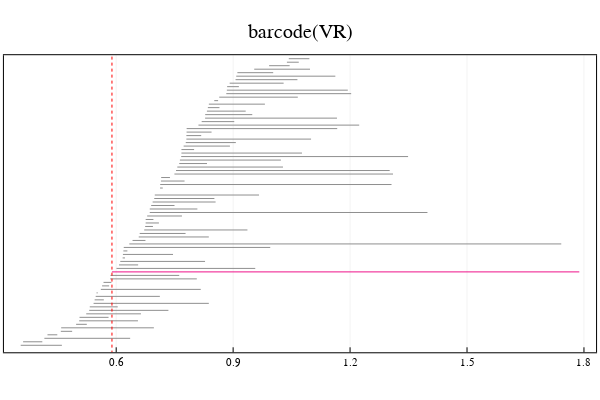

The notebook cell saved with this chart:
### Code cell
p = return_extension_results_at_parameter(extension_to_VR_Q)

### Figure 1 — Plotly figure (JSON) as saved in the notebook; plotly's stock layout.template omitted (floating-point values rounded to 4 significant figures)
{"data": [{"colorbar": {"title": ""}, "hoverinfo": "text", "legendgroup": "y1", "line": {"color": "rgba(143, 143, 143, 1.000)", "dash": "solid", "shape": "linear", "width": 1}, "mode": "lines", "name": "y1", "showlegend": true, "text": ["class 15", "class 15"], "type": "scatter", "x": [0.355, 0.4607], "xaxis": "x1", "y": [1, 1], "yaxis": "y1", "zmax": null, "zmin": null}, {"colorbar": {"title": ""}, "hoverinfo": "text", "legendgroup": "y2", "line": {"color": "rgba(143, 143, 143, 1.000)", "dash": "solid", "shape": "linear", "width": 1}, "mode": "lines", "name": "y2", "showlegend": true, "text": ["class 16", "class 16"], "type": "scatter", "x": [0.3611, 0.4105], "xaxis": "x1", "y": [2, 2], "yaxis": "y1", "zmax": null, "zmin": null}, {"colorbar": {"title": ""}, "hoverinfo": "text", "legendgroup": "y3", "line": {"color": "rgba(143, 143, 143, 1.000)", "dash": "solid", "shape": "linear", "width": 1}, "mode": "lines", "name": "y3", "showlegend": true, "text": ["class 60", "class 60"], "type": "scatter", "x": [0.4157, 0.6358], "xaxis": "x1", "y": [3, 3], "yaxis": "y1", "zmax": null, "zmin": null}, {"colorbar": {"title": ""}, "hoverinfo": "text", "legendgroup": "y4", "line": {"color": "rgba(143, 143, 143, 1.000)", "dash": "solid", "shape": "linear", "width": 1}, "mode": "lines", "name": "y4", "showlegend": true, "text": ["class 1", "class 1"], "type": "scatter", "x": [0.4237, 0.4489], "xaxis": "x1", "y": [4, 4], "yaxis": "y1", "zmax": null, "zmin": null}, {"colorbar": {"title": ""}, "hoverinfo": "text", "legendgroup": "y5", "line": {"color": "rgba(143, 143, 143, 1.000)", "dash": "solid", "shape": "linear", "width": 1}, "mode": "lines", "name": "y5", "showlegend": true, "text": ["class 17", "class 17"], "type": "scatter", "x": [0.4579, 0.487], "xaxis": "x1", "y": [5, 5], "yaxis": "y1", "zmax": null, "zmin": null}, {"colorbar": {"title": ""}, "hoverinfo": "text", "legendgroup": "y6", "line": {"color": "rgba(143, 143, 143, 1.000)", "dash": "solid", "shape": "linear", "width": 1}, "mode": "lines", "name": "y6", "showlegend": true, "text": ["class 61", "class 61"], "type": "scatter", "x": [0.4588, 0.6967], "xaxis": "x1", "y": [6, 6], "yaxis": "y1", "zmax": null, "zmin": null}, {"colorbar": {"title": ""}, "hoverinfo": "text", "legendgroup": "y7", "line": {"color": "rgba(143, 143, 143, 1.000)", "dash": "solid", "shape": "linear", "width": 1}, "mode": "lines", "name": "y7", "showlegend": true, "text": ["class 18", "class 18"], "type": "scatter", "x": [0.4972, 0.5246], "xaxis": "x1", "y": [7, 7], "yaxis": "y1", "zmax": null, "zmin": null}, {"colorbar": {"title": ""}, "hoverinfo": "text", "legendgroup": "y8", "line": {"color": "rgba(143, 143, 143, 1.000)", "dash": "solid", "shape": "linear", "width": 1}, "mode": "lines", "name": "y8", "showlegend": true, "text": ["class 19", "class 19"], "type": "scatter", "x": [0.505, 0.6558], "xaxis": "x1", "y": [8, 8], "yaxis": "y1", "zmax": null, "zmin": null}, {"colorbar": {"title": ""}, "hoverinfo": "text", "legendgroup": "y9", "line": {"color": "rgba(143, 143, 143, 1.000)", "dash": "solid", "shape": "linear", "width": 1}, "mode": "lines", "name": "y9", "showlegend": true, "text": ["class 20", "class 20"], "type": "scatter", "x": [0.5059, 0.5804], "xaxis": "x1", "y": [9, 9], "yaxis": "y1", "zmax": null, "zmin": null}, {"colorbar": {"title": ""}, "hoverinfo": "text", "legendgroup": "y10", "line": {"color": "rgba(143, 143, 143, 1.000)", "dash": "solid", "shape": "linear", "width": 1}, "mode": "lines", "name": "y10", "showlegend": true, "text": ["class 21", "class 21"], "type": "scatter", "x": [0.5231, 0.6634], "xaxis": "x1", "y": [10, 10], "yaxis": "y1", "zmax": null, "zmin": null}, {"colorbar": {"title": ""}, "hoverinfo": "text", "legendgroup": "y11", "line": {"color": "rgba(143, 143, 143, 1.000)", "dash": "solid", "shape": "linear", "width": 1}, "mode": "lines", "name": "y11", "showlegend": true, "text": ["class 22", "class 22"], "type": "scatter", "x": [0.5308, 0.734], "xaxis": "x1", "y": [11, 11], "yaxis": "y1", "zmax": null, "zmin": null}, {"colorbar": {"title": ""}, "hoverinfo": "text", "legendgroup": "y12", "line": {"color": "rgba(143, 143, 143, 1.000)", "dash": "solid", "shape": "linear", "width": 1}, "mode": "lines", "name": "y12", "showlegend": true, "text": ["class 23", "class 23"], "type": "scatter", "x": [0.5322, 0.604], "xaxis": "x1", "y": [12, 12], "yaxis": "y1", "zmax": null, "zmin": null}, {"colorbar": {"title": ""}, "hoverinfo": "text", "legendgroup": "y13", "line": {"color": "rgba(143, 143, 143, 1.000)", "dash": "solid", "shape": "linear", "width": 1}, "mode": "lines", "name": "y13", "showlegend": true, "text": ["class 62", "class 62"], "type": "scatter", "x": [0.542, 0.8376], "xaxis": "x1", "y": [13, 13], "yaxis": "y1", "zmax": null, "zmin": null}, {"colorbar": {"title": ""}, "hoverinfo": "text", "legendgroup": "y14", "line": {"color": "rgba(143, 143, 143, 1.000)", "dash": "solid", "shape": "linear", "width": 1}, "mode": "lines", "name": "y14", "showlegend": true, "text": ["class 24", "class 24"], "type": "scatter", "x": [0.5447, 0.5683], "xaxis": "x1", "y": [14, 14], "yaxis": "y1", "zmax": null, "zmin": null}, {"colorbar": {"title": ""}, "hoverinfo": "text", "legendgroup": "y15", "line": {"color": "rgba(143, 143, 143, 1.000)", "dash": "solid", "shape": "linear", "width": 1}, "mode": "lines", "name": "y15", "showlegend": true, "text": ["class 25", "class 25"], "type": "scatter", "x": [0.5474, 0.712], "xaxis": "x1", "y": [15, 15], "yaxis": "y1", "zmax": null, "zmin": null}, {"colorbar": {"title": ""}, "hoverinfo": "text", "legendgroup": "y16", "line": {"color": "rgba(143, 143, 143, 1.000)", "dash": "solid", "shape": "linear", "width": 1}, "mode": "lines", "name": "y16", "showlegend": true, "text": ["class 2", "class 2"], "type": "scatter", "x": [0.5496, 0.5526], "xaxis": "x1", "y": [16, 16], "yaxis": "y1", "zmax": null, "zmin": null}, {"colorbar": {"title": ""}, "hoverinfo": "text", "legendgroup": "y17", "line": {"color": "rgba(143, 143, 143, 1.000)", "dash": "solid", "shape": "linear", "width": 1}, "mode": "lines", "name": "y17", "showlegend": true, "text": ["class 26", "class 26"], "type": "scatter", "x": [0.5606, 0.8169], "xaxis": "x1", "y": [17, 17], "yaxis": "y1", "zmax": null, "zmin": null}, {"colorbar": {"title": ""}, "hoverinfo": "text", "legendgroup": "y18", "line": {"color": "rgba(143, 143, 143, 1.000)", "dash": "solid", "shape": "linear", "width": 1}, "mode": "lines", "name": "y18", "showlegend": true, "text": ["class 3", "class 3"], "type": "scatter", "x": [0.5639, 0.5819], "xaxis": "x1", "y": [18, 18], "yaxis": "y1", "zmax": null, "zmin": null}, {"colorbar": {"title": ""}, "hoverinfo": "text", "legendgroup": "y19", "line": {"color": "rgba(143, 143, 143, 1.000)", "dash": "solid", "shape": "linear", "width": 1}, "mode": "lines", "name": "y19", "showlegend": true, "text": ["class 27", "class 27"], "type": "scatter", "x": [0.5675, 0.5877], "xaxis": "x1", "y": [19, 19], "yaxis": "y1", "zmax": null, "zmin": null}, {"colorbar": {"title": ""}, "hoverinfo": "text", "legendgroup": "y20", "line": {"color": "rgba(143, 143, 143, 1.000)", "dash": "solid", "shape": "linear", "width": 1}, "mode": "lines", "name": "y20", "showlegend": true, "text": ["class 28", "class 28"], "type": "scatter", "x": [0.5845, 0.8068], "xaxis": "x1", "y": [20, 20], "yaxis": "y1", "zmax": null, "zmin": null}, {"colorbar": {"title": ""}, "hoverinfo": "text", "legendgroup": "y21", "line": {"color": "rgba(143, 143, 143, 1.000)", "dash": "solid", "shape": "linear", "width": 1}, "mode": "lines", "name": "y21", "showlegend": true, "text": ["class 29", "class 29"], "type": "scatter", "x": [0.5854, 0.7617], "xaxis": "x1", "y": [21, 21], "yaxis": "y1", "zmax": null, "zmin": null}, {"colorbar": {"title": ""}, "hoverinfo": "text", "legendgroup": "y22", "line": {"color": "rgba(143, 143, 143, 1.000)", "dash": "solid", "shape": "linear", "width": 1}, "mode": "lines", "name": "y22", "showlegend": true, "text": ["class 81", "class 81"], "type": "scatter", "x": [0.5891, 0.5891], "xaxis": "x1", "y": [22, 22], "yaxis": "y1", "zmax": null, "zmin": null}, {"colorbar": {"title": ""}, "hoverinfo": "text", "legendgroup": "y23", "line": {"color": "rgba(238, 18, 137, 1.000)", "dash": "solid", "shape": "linear", "width": 1}, "mode": "lines", "name": "y23", "showlegend": true, "text": ["class 81", "class 81"], "type": "scatter", "x": [0.5891, 1.788], "xaxis": "x1", "y": [22, 22], "yaxis": "y1", "zmax": null, "zmin": null}, {"colorbar": {"title": ""}, "hoverinfo": "text", "legendgroup": "y24", "line": {"color": "rgba(143, 143, 143, 1.000)", "dash": "solid", "shape": "linear", "width": 1}, "mode": "lines", "name": "y24", "showlegend": true, "text": ["class 63", "class 63"], "type": "scatter", "x": [0.6008, 0.9567], "xaxis": "x1", "y": [23, 23], "yaxis": "y1", "zmax": null, "zmin": null}, {"colorbar": {"title": ""}, "hoverinfo": "text", "legendgroup": "y25", "line": {"color": "rgba(143, 143, 143, 1.000)", "dash": "solid", "shape": "linear", "width": 1}, "mode": "lines", "name": "y25", "showlegend": true, "text": ["class 4", "class 4"], "type": "scatter", "x": [0.6072, 0.6563], "xaxis": "x1", "y": [24, 24], "yaxis": "y1", "zmax": null, "zmin": null}, {"colorbar": {"title": ""}, "hoverinfo": "text", "legendgroup": "y26", "line": {"color": "rgba(143, 143, 143, 1.000)", "dash": "solid", "shape": "linear", "width": 1}, "mode": "lines", "name": "y26", "showlegend": true, "text": ["class 30", "class 30"], "type": "scatter", "x": [0.6104, 0.828], "xaxis": "x1", "y": [25, 25], "yaxis": "y1", "zmax": null, "zmin": null}, {"colorbar": {"title": ""}, "hoverinfo": "text", "legendgroup": "y27", "line": {"color": "rgba(143, 143, 143, 1.000)", "dash": "solid", "shape": "linear", "width": 1}, "mode": "lines", "name": "y27", "showlegend": true, "text": ["class 31", "class 31"], "type": "scatter", "x": [0.6165, 0.6225], "xaxis": "x1", "y": [26, 26], "yaxis": "y1", "zmax": null, "zmin": null}, {"colorbar": {"title": ""}, "hoverinfo": "text", "legendgroup": "y28", "line": {"color": "rgba(143, 143, 143, 1.000)", "dash": "solid", "shape": "linear", "width": 1}, "mode": "lines", "name": "y28", "showlegend": true, "text": ["class 32", "class 32"], "type": "scatter", "x": [0.6173, 0.7458], "xaxis": "x1", "y": [27, 27], "yaxis": "y1", "zmax": null, "zmin": null}, {"colorbar": {"title": ""}, "hoverinfo": "text", "legendgroup": "y29", "line": {"color": "rgba(143, 143, 143, 1.000)", "dash": "solid", "shape": "linear", "width": 1}, "mode": "lines", "name": "y29", "showlegend": true, "text": ["class 33", "class 33"], "type": "scatter", "x": [0.6184, 0.6287], "xaxis": "x1", "y": [28, 28], "yaxis": "y1", "zmax": null, "zmin": null}, {"colorbar": {"title": ""}, "hoverinfo": "text", "legendgroup": "y30", "line": {"color": "rgba(143, 143, 143, 1.000)", "dash": "solid", "shape": "linear", "width": 1}, "mode": "lines", "name": "y30", "showlegend": true, "text": ["class 64", "class 64"], "type": "scatter", "x": [0.6193, 0.9952], "xaxis": "x1", "y": [29, 29], "yaxis": "y1", "zmax": null, "zmin": null}, {"colorbar": {"title": ""}, "hoverinfo": "text", "legendgroup": "y31", "line": {"color": "rgba(143, 143, 143, 1.000)", "dash": "solid", "shape": "linear", "width": 1}, "mode": "lines", "name": "y31", "showlegend": true, "text": ["class 83", "class 83"], "type": "scatter", "x": [0.6336, 1.742], "xaxis": "x1", "y": [30, 30], "yaxis": "y1", "zmax": null, "zmin": null}, {"colorbar": {"title": ""}, "hoverinfo": "text", "legendgroup": "y32", "line": {"color": "rgba(143, 143, 143, 1.000)", "dash": "solid", "shape": "linear", "width": 1}, "mode": "lines", "name": "y32", "showlegend": true, "text": ["class 34", "class 34"], "type": "scatter", "x": [0.6419, 0.6751], "xaxis": "x1", "y": [31, 31], "yaxis": "y1", "zmax": null, "zmin": null}, {"colorbar": {"title": ""}, "hoverinfo": "text", "legendgroup": "y33", "line": {"color": "rgba(143, 143, 143, 1.000)", "dash": "solid", "shape": "linear", "width": 1}, "mode": "lines", "name": "y33", "showlegend": true, "text": ["class 65", "class 65"], "type": "scatter", "x": [0.6578, 0.8376], "xaxis": "x1", "y": [32, 32], "yaxis": "y1", "zmax": null, "zmin": null}, {"colorbar": {"title": ""}, "hoverinfo": "text", "legendgroup": "y34", "line": {"color": "rgba(143, 143, 143, 1.000)", "dash": "solid", "shape": "linear", "width": 1}, "mode": "lines", "name": "y34", "showlegend": true, "text": ["class 66", "class 66"], "type": "scatter", "x": [0.6603, 0.7779], "xaxis": "x1", "y": [33, 33], "yaxis": "y1", "zmax": null, "zmin": null}, {"colorbar": {"title": ""}, "hoverinfo": "text", "legendgroup": "y35", "line": {"color": "rgba(143, 143, 143, 1.000)", "dash": "solid", "shape": "linear", "width": 1}, "mode": "lines", "name": "y35", "showlegend": true, "text": ["class 72", "class 72"], "type": "scatter", "x": [0.6719, 0.9367], "xaxis": "x1", "y": [34, 34], "yaxis": "y1", "zmax": null, "zmin": null}, {"colorbar": {"title": ""}, "hoverinfo": "text", "legendgroup": "y36", "line": {"color": "rgba(143, 143, 143, 1.000)", "dash": "solid", "shape": "linear", "width": 1}, "mode": "lines", "name": "y36", "showlegend": true, "text": ["class 35", "class 35"], "type": "scatter", "x": [0.6743, 0.6943], "xaxis": "x1", "y": [35, 35], "yaxis": "y1", "zmax": null, "zmin": null}, {"colorbar": {"title": ""}, "hoverinfo": "text", "legendgroup": "y37", "line": {"color": "rgba(143, 143, 143, 1.000)", "dash": "solid", "shape": "linear", "width": 1}, "mode": "lines", "name": "y37", "showlegend": true, "text": ["class 5", "class 5"], "type": "scatter", "x": [0.6755, 0.7096], "xaxis": "x1", "y": [36, 36], "yaxis": "y1", "zmax": null, "zmin": null}, {"colorbar": {"title": ""}, "hoverinfo": "text", "legendgroup": "y38", "line": {"color": "rgba(143, 143, 143, 1.000)", "dash": "solid", "shape": "linear", "width": 1}, "mode": "lines", "name": "y38", "showlegend": true, "text": ["class 6", "class 6"], "type": "scatter", "x": [0.6757, 0.6955], "xaxis": "x1", "y": [37, 37], "yaxis": "y1", "zmax": null, "zmin": null}, {"colorbar": {"title": ""}, "hoverinfo": "text", "legendgroup": "y39", "line": {"color": "rgba(143, 143, 143, 1.000)", "dash": "solid", "shape": "linear", "width": 1}, "mode": "lines", "name": "y39", "showlegend": true, "text": ["class 36", "class 36"], "type": "scatter", "x": [0.6794, 0.7687], "xaxis": "x1", "y": [38, 38], "yaxis": "y1", "zmax": null, "zmin": null}, {"colorbar": {"title": ""}, "hoverinfo": "text", "legendgroup": "y40", "line": {"color": "rgba(143, 143, 143, 1.000)", "dash": "solid", "shape": "linear", "width": 1}, "mode": "lines", "name": "y40", "showlegend": true, "text": ["class 82", "class 82"], "type": "scatter", "x": [0.6861, 1.399], "xaxis": "x1", "y": [39, 39], "yaxis": "y1", "zmax": null, "zmin": null}, {"colorbar": {"title": ""}, "hoverinfo": "text", "legendgroup": "y41", "line": {"color": "rgba(143, 143, 143, 1.000)", "dash": "solid", "shape": "linear", "width": 1}, "mode": "lines", "name": "y41", "showlegend": true, "text": ["class 37", "class 37"], "type": "scatter", "x": [0.6861, 0.8082], "xaxis": "x1", "y": [40, 40], "yaxis": "y1", "zmax": null, "zmin": null}, {"colorbar": {"title": ""}, "hoverinfo": "text", "legendgroup": "y42", "line": {"color": "rgba(143, 143, 143, 1.000)", "dash": "solid", "shape": "linear", "width": 1}, "mode": "lines", "name": "y42", "showlegend": true, "text": ["class 38", "class 38"], "type": "scatter", "x": [0.6897, 0.7496], "xaxis": "x1", "y": [41, 41], "yaxis": "y1", "zmax": null, "zmin": null}, {"colorbar": {"title": ""}, "hoverinfo": "text", "legendgroup": "y43", "line": {"color": "rgba(143, 143, 143, 1.000)", "dash": "solid", "shape": "linear", "width": 1}, "mode": "lines", "name": "y43", "showlegend": true, "text": ["class 67", "class 67"], "type": "scatter", "x": [0.6935, 0.855], "xaxis": "x1", "y": [42, 42], "yaxis": "y1", "zmax": null, "zmin": null}, {"colorbar": {"title": ""}, "hoverinfo": "text", "legendgroup": "y44", "line": {"color": "rgba(143, 143, 143, 1.000)", "dash": "solid", "shape": "linear", "width": 1}, "mode": "lines", "name": "y44", "showlegend": true, "text": ["class 39", "class 39"], "type": "scatter", "x": [0.6976, 0.8519], "xaxis": "x1", "y": [43, 43], "yaxis": "y1", "zmax": null, "zmin": null}, {"colorbar": {"title": ""}, "hoverinfo": "text", "legendgroup": "y45", "line": {"color": "rgba(143, 143, 143, 1.000)", "dash": "solid", "shape": "linear", "width": 1}, "mode": "lines", "name": "y45", "showlegend": true, "text": ["class 40", "class 40"], "type": "scatter", "x": [0.6989, 0.9664], "xaxis": "x1", "y": [44, 44], "yaxis": "y1", "zmax": null, "zmin": null}, {"colorbar": {"title": ""}, "hoverinfo": "text", "legendgroup": "y46", "line": {"color": "rgba(143, 143, 143, 1.000)", "dash": "solid", "shape": "linear", "width": 1}, "mode": "lines", "name": "y46", "showlegend": true, "text": ["class 7", "class 7"], "type": "scatter", "x": [0.7072, 0.7075], "xaxis": "x1", "y": [45, 45], "yaxis": "y1", "zmax": null, "zmin": null}, {"colorbar": {"title": ""}, "hoverinfo": "text", "legendgroup": "y47", "line": {"color": "rgba(143, 143, 143, 1.000)", "dash": "solid", "shape": "linear", "width": 1}, "mode": "lines", "name": "y47", "showlegend": true, "text": ["class 8", "class 8"], "type": "scatter", "x": [0.7126, 0.7195], "xaxis": "x1", "y": [46, 46], "yaxis": "y1", "zmax": null, "zmin": null}, {"colorbar": {"title": ""}, "hoverinfo": "text", "legendgroup": "y48", "line": {"color": "rgba(143, 143, 143, 1.000)", "dash": "solid", "shape": "linear", "width": 1}, "mode": "lines", "name": "y48", "showlegend": true, "text": ["class 41", "class 41"], "type": "scatter", "x": [0.7129, 1.306], "xaxis": "x1", "y": [47, 47], "yaxis": "y1", "zmax": null, "zmin": null}, {"colorbar": {"title": ""}, "hoverinfo": "text", "legendgroup": "y49", "line": {"color": "rgba(143, 143, 143, 1.000)", "dash": "solid", "shape": "linear", "width": 1}, "mode": "lines", "name": "y49", "showlegend": true, "text": ["class 42", "class 42"], "type": "scatter", "x": [0.7147, 0.7754], "xaxis": "x1", "y": [48, 48], "yaxis": "y1", "zmax": null, "zmin": null}, {"colorbar": {"title": ""}, "hoverinfo": "text", "legendgroup": "y50", "line": {"color": "rgba(143, 143, 143, 1.000)", "dash": "solid", "shape": "linear", "width": 1}, "mode": "lines", "name": "y50", "showlegend": true, "text": ["class 9", "class 9"], "type": "scatter", "x": [0.7154, 0.7379], "xaxis": "x1", "y": [49, 49], "yaxis": "y1", "zmax": null, "zmin": null}, {"colorbar": {"title": ""}, "hoverinfo": "text", "legendgroup": "y51", "line": {"color": "rgba(143, 143, 143, 1.000)", "dash": "solid", "shape": "linear", "width": 1}, "mode": "lines", "name": "y51", "showlegend": true, "text": ["class 79", "class 79"], "type": "scatter", "x": [0.7493, 1.31], "xaxis": "x1", "y": [50, 50], "yaxis": "y1", "zmax": null, "zmin": null}, {"colorbar": {"title": ""}, "hoverinfo": "text", "legendgroup": "y52", "line": {"color": "rgba(143, 143, 143, 1.000)", "dash": "solid", "shape": "linear", "width": 1}, "mode": "lines", "name": "y52", "showlegend": true, "text": ["class 80", "class 80"], "type": "scatter", "x": [0.7534, 1.302], "xaxis": "x1", "y": [51, 51], "yaxis": "y1", "zmax": null, "zmin": null}, {"colorbar": {"title": ""}, "hoverinfo": "text", "legendgroup": "y53", "line": {"color": "rgba(143, 143, 143, 1.000)", "dash": "solid", "shape": "linear", "width": 1}, "mode": "lines", "name": "y53", "showlegend": true, "text": ["class 73", "class 73"], "type": "scatter", "x": [0.7567, 1.028], "xaxis": "x1", "y": [52, 52], "yaxis": "y1", "zmax": null, "zmin": null}, {"colorbar": {"title": ""}, "hoverinfo": "text", "legendgroup": "y54", "line": {"color": "rgba(143, 143, 143, 1.000)", "dash": "solid", "shape": "linear", "width": 1}, "mode": "lines", "name": "y54", "showlegend": true, "text": ["class 43", "class 43"], "type": "scatter", "x": [0.7617, 0.8329], "xaxis": "x1", "y": [53, 53], "yaxis": "y1", "zmax": null, "zmin": null}, {"colorbar": {"title": ""}, "hoverinfo": "text", "legendgroup": "y55", "line": {"color": "rgba(143, 143, 143, 1.000)", "dash": "solid", "shape": "linear", "width": 1}, "mode": "lines", "name": "y55", "showlegend": true, "text": ["class 44", "class 44"], "type": "scatter", "x": [0.7634, 1.023], "xaxis": "x1", "y": [54, 54], "yaxis": "y1", "zmax": null, "zmin": null}, {"colorbar": {"title": ""}, "hoverinfo": "text", "legendgroup": "y56", "line": {"color": "rgba(143, 143, 143, 1.000)", "dash": "solid", "shape": "linear", "width": 1}, "mode": "lines", "name": "y56", "showlegend": true, "text": ["class 74", "class 74"], "type": "scatter", "x": [0.7668, 1.349], "xaxis": "x1", "y": [55, 55], "yaxis": "y1", "zmax": null, "zmin": null}, {"colorbar": {"title": ""}, "hoverinfo": "text", "legendgroup": "y57", "line": {"color": "rgba(143, 143, 143, 1.000)", "dash": "solid", "shape": "linear", "width": 1}, "mode": "lines", "name": "y57", "showlegend": true, "text": ["class 75", "class 75"], "type": "scatter", "x": [0.7674, 1.077], "xaxis": "x1", "y": [56, 56], "yaxis": "y1", "zmax": null, "zmin": null}, {"colorbar": {"title": ""}, "hoverinfo": "text", "legendgroup": "y58", "line": {"color": "rgba(143, 143, 143, 1.000)", "dash": "solid", "shape": "linear", "width": 1}, "mode": "lines", "name": "y58", "showlegend": true, "text": ["class 45", "class 45"], "type": "scatter", "x": [0.7674, 0.7999], "xaxis": "x1", "y": [57, 57], "yaxis": "y1", "zmax": null, "zmin": null}, {"colorbar": {"title": ""}, "hoverinfo": "text", "legendgroup": "y59", "line": {"color": "rgba(143, 143, 143, 1.000)", "dash": "solid", "shape": "linear", "width": 1}, "mode": "lines", "name": "y59", "showlegend": true, "text": ["class 68", "class 68"], "type": "scatter", "x": [0.773, 0.8918], "xaxis": "x1", "y": [58, 58], "yaxis": "y1", "zmax": null, "zmin": null}, {"colorbar": {"title": ""}, "hoverinfo": "text", "legendgroup": "y60", "line": {"color": "rgba(143, 143, 143, 1.000)", "dash": "solid", "shape": "linear", "width": 1}, "mode": "lines", "name": "y60", "showlegend": true, "text": ["class 46", "class 46"], "type": "scatter", "x": [0.7784, 0.907], "xaxis": "x1", "y": [59, 59], "yaxis": "y1", "zmax": null, "zmin": null}, {"colorbar": {"title": ""}, "hoverinfo": "text", "legendgroup": "y61", "line": {"color": "rgba(143, 143, 143, 1.000)", "dash": "solid", "shape": "linear", "width": 1}, "mode": "lines", "name": "y61", "showlegend": true, "text": ["class 47", "class 47"], "type": "scatter", "x": [0.7801, 1.1], "xaxis": "x1", "y": [60, 60], "yaxis": "y1", "zmax": null, "zmin": null}, {"colorbar": {"title": ""}, "hoverinfo": "text", "legendgroup": "y62", "line": {"color": "rgba(143, 143, 143, 1.000)", "dash": "solid", "shape": "linear", "width": 1}, "mode": "lines", "name": "y62", "showlegend": true, "text": ["class 10", "class 10"], "type": "scatter", "x": [0.7801, 0.8181], "xaxis": "x1", "y": [61, 61], "yaxis": "y1", "zmax": null, "zmin": null}, {"colorbar": {"title": ""}, "hoverinfo": "text", "legendgroup": "y63", "line": {"color": "rgba(143, 143, 143, 1.000)", "dash": "solid", "shape": "linear", "width": 1}, "mode": "lines", "name": "y63", "showlegend": true, "text": ["class 48", "class 48"], "type": "scatter", "x": [0.7805, 0.8446], "xaxis": "x1", "y": [62, 62], "yaxis": "y1", "zmax": null, "zmin": null}, {"colorbar": {"title": ""}, "hoverinfo": "text", "legendgroup": "y64", "line": {"color": "rgba(143, 143, 143, 1.000)", "dash": "solid", "shape": "linear", "width": 1}, "mode": "lines", "name": "y64", "showlegend": true, "text": ["class 49", "class 49"], "type": "scatter", "x": [0.7807, 1.167], "xaxis": "x1", "y": [63, 63], "yaxis": "y1", "zmax": null, "zmin": null}, {"colorbar": {"title": ""}, "hoverinfo": "text", "legendgroup": "y65", "line": {"color": "rgba(143, 143, 143, 1.000)", "dash": "solid", "shape": "linear", "width": 1}, "mode": "lines", "name": "y65", "showlegend": true, "text": ["class 76", "class 76"], "type": "scatter", "x": [0.811, 1.223], "xaxis": "x1", "y": [64, 64], "yaxis": "y1", "zmax": null, "zmin": null}, {"colorbar": {"title": ""}, "hoverinfo": "text", "legendgroup": "y66", "line": {"color": "rgba(143, 143, 143, 1.000)", "dash": "solid", "shape": "linear", "width": 1}, "mode": "lines", "name": "y66", "showlegend": true, "text": ["class 50", "class 50"], "type": "scatter", "x": [0.8193, 0.9029], "xaxis": "x1", "y": [65, 65], "yaxis": "y1", "zmax": null, "zmin": null}, {"colorbar": {"title": ""}, "hoverinfo": "text", "legendgroup": "y67", "line": {"color": "rgba(143, 143, 143, 1.000)", "dash": "solid", "shape": "linear", "width": 1}, "mode": "lines", "name": "y67", "showlegend": true, "text": ["class 69", "class 69"], "type": "scatter", "x": [0.8281, 1.166], "xaxis": "x1", "y": [66, 66], "yaxis": "y1", "zmax": null, "zmin": null}, {"colorbar": {"title": ""}, "hoverinfo": "text", "legendgroup": "y68", "line": {"color": "rgba(143, 143, 143, 1.000)", "dash": "solid", "shape": "linear", "width": 1}, "mode": "lines", "name": "y68", "showlegend": true, "text": ["class 51", "class 51"], "type": "scatter", "x": [0.8283, 0.9491], "xaxis": "x1", "y": [67, 67], "yaxis": "y1", "zmax": null, "zmin": null}, {"colorbar": {"title": ""}, "hoverinfo": "text", "legendgroup": "y69", "line": {"color": "rgba(143, 143, 143, 1.000)", "dash": "solid", "shape": "linear", "width": 1}, "mode": "lines", "name": "y69", "showlegend": true, "text": ["class 52", "class 52"], "type": "scatter", "x": [0.8327, 0.9322], "xaxis": "x1", "y": [68, 68], "yaxis": "y1", "zmax": null, "zmin": null}, {"colorbar": {"title": ""}, "hoverinfo": "text", "legendgroup": "y70", "line": {"color": "rgba(143, 143, 143, 1.000)", "dash": "solid", "shape": "linear", "width": 1}, "mode": "lines", "name": "y70", "showlegend": true, "text": ["class 53", "class 53"], "type": "scatter", "x": [0.8352, 0.8649], "xaxis": "x1", "y": [69, 69], "yaxis": "y1", "zmax": null, "zmin": null}, {"colorbar": {"title": ""}, "hoverinfo": "text", "legendgroup": "y71", "line": {"color": "rgba(143, 143, 143, 1.000)", "dash": "solid", "shape": "linear", "width": 1}, "mode": "lines", "name": "y71", "showlegend": true, "text": ["class 54", "class 54"], "type": "scatter", "x": [0.8377, 0.9815], "xaxis": "x1", "y": [70, 70], "yaxis": "y1", "zmax": null, "zmin": null}, {"colorbar": {"title": ""}, "hoverinfo": "text", "legendgroup": "y72", "line": {"color": "rgba(143, 143, 143, 1.000)", "dash": "solid", "shape": "linear", "width": 1}, "mode": "lines", "name": "y72", "showlegend": true, "text": ["class 11", "class 11"], "type": "scatter", "x": [0.8516, 0.8614], "xaxis": "x1", "y": [71, 71], "yaxis": "y1", "zmax": null, "zmin": null}, {"colorbar": {"title": ""}, "hoverinfo": "text", "legendgroup": "y73", "line": {"color": "rgba(143, 143, 143, 1.000)", "dash": "solid", "shape": "linear", "width": 1}, "mode": "lines", "name": "y73", "showlegend": true, "text": ["class 77", "class 77"], "type": "scatter", "x": [0.8644, 1.066], "xaxis": "x1", "y": [72, 72], "yaxis": "y1", "zmax": null, "zmin": null}, {"colorbar": {"title": ""}, "hoverinfo": "text", "legendgroup": "y74", "line": {"color": "rgba(143, 143, 143, 1.000)", "dash": "solid", "shape": "linear", "width": 1}, "mode": "lines", "name": "y74", "showlegend": true, "text": ["class 78", "class 78"], "type": "scatter", "x": [0.8825, 1.203], "xaxis": "x1", "y": [73, 73], "yaxis": "y1", "zmax": null, "zmin": null}, {"colorbar": {"title": ""}, "hoverinfo": "text", "legendgroup": "y75", "line": {"color": "rgba(143, 143, 143, 1.000)", "dash": "solid", "shape": "linear", "width": 1}, "mode": "lines", "name": "y75", "showlegend": true, "text": ["class 70", "class 70"], "type": "scatter", "x": [0.8839, 1.194], "xaxis": "x1", "y": [74, 74], "yaxis": "y1", "zmax": null, "zmin": null}, {"colorbar": {"title": ""}, "hoverinfo": "text", "legendgroup": "y76", "line": {"color": "rgba(143, 143, 143, 1.000)", "dash": "solid", "shape": "linear", "width": 1}, "mode": "lines", "name": "y76", "showlegend": true, "text": ["class 12", "class 12"], "type": "scatter", "x": [0.8846, 0.9147], "xaxis": "x1", "y": [75, 75], "yaxis": "y1", "zmax": null, "zmin": null}, {"colorbar": {"title": ""}, "hoverinfo": "text", "legendgroup": "y77", "line": {"color": "rgba(143, 143, 143, 1.000)", "dash": "solid", "shape": "linear", "width": 1}, "mode": "lines", "name": "y77", "showlegend": true, "text": ["class 55", "class 55"], "type": "scatter", "x": [0.8911, 1.03], "xaxis": "x1", "y": [76, 76], "yaxis": "y1", "zmax": null, "zmin": null}, {"colorbar": {"title": ""}, "hoverinfo": "text", "legendgroup": "y78", "line": {"color": "rgba(143, 143, 143, 1.000)", "dash": "solid", "shape": "linear", "width": 1}, "mode": "lines", "name": "y78", "showlegend": true, "text": ["class 71", "class 71"], "type": "scatter", "x": [0.9062, 1.065], "xaxis": "x1", "y": [77, 77], "yaxis": "y1", "zmax": null, "zmin": null}, {"colorbar": {"title": ""}, "hoverinfo": "text", "legendgroup": "y79", "line": {"color": "rgba(143, 143, 143, 1.000)", "dash": "solid", "shape": "linear", "width": 1}, "mode": "lines", "name": "y79", "showlegend": true, "text": ["class 56", "class 56"], "type": "scatter", "x": [0.908, 1.162], "xaxis": "x1", "y": [78, 78], "yaxis": "y1", "zmax": null, "zmin": null}, {"colorbar": {"title": ""}, "hoverinfo": "text", "legendgroup": "y80", "line": {"color": "rgba(143, 143, 143, 1.000)", "dash": "solid", "shape": "linear", "width": 1}, "mode": "lines", "name": "y80", "showlegend": true, "text": ["class 57", "class 57"], "type": "scatter", "x": [0.9109, 1.003], "xaxis": "x1", "y": [79, 79], "yaxis": "y1", "zmax": null, "zmin": null}, {"colorbar": {"title": ""}, "hoverinfo": "text", "legendgroup": "y81", "line": {"color": "rgba(143, 143, 143, 1.000)", "dash": "solid", "shape": "linear", "width": 1}, "mode": "lines", "name": "y81", "showlegend": true, "text": ["class 13", "class 13"], "type": "scatter", "x": [0.9541, 1.097], "xaxis": "x1", "y": [80, 80], "yaxis": "y1", "zmax": null, "zmin": null}, {"colorbar": {"title": ""}, "hoverinfo": "text", "legendgroup": "y82", "line": {"color": "rgba(143, 143, 143, 1.000)", "dash": "solid", "shape": "linear", "width": 1}, "mode": "lines", "name": "y82", "showlegend": true, "text": ["class 58", "class 58"], "type": "scatter", "x": [0.9923, 1.045], "xaxis": "x1", "y": [81, 81], "yaxis": "y1", "zmax": null, "zmin": null}, {"colorbar": {"title": ""}, "hoverinfo": "text", "legendgroup": "y83", "line": {"color": "rgba(143, 143, 143, 1.000)", "dash": "solid", "shape": "linear", "width": 1}, "mode": "lines", "name": "y83", "showlegend": true, "text": ["class 14", "class 14"], "type": "scatter", "x": [1.038, 1.068], "xaxis": "x1", "y": [82, 82], "yaxis": "y1", "zmax": null, "zmin": null}, {"colorbar": {"title": ""}, "hoverinfo": "text", "legendgroup": "y84", "line": {"color": "rgba(143, 143, 143, 1.000)", "dash": "solid", "shape": "linear", "width": 1}, "mode": "lines", "name": "y84", "showlegend": true, "text": ["class 59", "class 59"], "type": "scatter", "x": [1.043, 1.096], "xaxis": "x1", "y": [83, 83], "yaxis": "y1", "zmax": null, "zmin": null}, {"colorbar": {"title": ""}, "legendgroup": "y85", "line": {"color": "rgba(255, 0, 0, 1.000)", "dash": "dot", "shape": "linear", "width": 1}, "mode": "lines", "name": "y85", "showlegend": true, "type": "scatter", "x": [0.5891, 0.5891], "xaxis": "x1", "y": [-8501, 8584], "yaxis": "y1", "zmax": null, "zmin": null}], "layout": {"annotations": [{"font": {"color": "rgba(0, 0, 0, 1.000)", "family": "sans-serif", "size": 20}, "rotation": 0, "showarrow": false, "text": "barcode(VR)", "x": 0.5, "xanchor": "center", "xref": "paper", "y": 1, "yanchor": "top", "yref": "paper"}], "height": 400, "margin": {"b": 20, "l": 0, "r": 0, "t": 20}, "paper_bgcolor": "rgba(255, 255, 255, 1.000)", "plot_bgcolor": "rgba(255, 255, 255, 1.000)", "showlegend": false, "width": 600, "xaxis": {"anchor": "y1", "domain": [0.006562, 0.9934], "gridcolor": "rgba(0, 0, 0, 0.100)", "gridwidth": 0.5, "linecolor": "rgba(0, 0, 0, 1.000)", "mirror": true, "range": [0.312, 1.831], "showgrid": true, "showline": true, "showticklabels": true, "tickangle": 0, "tickcolor": "rgb(0, 0, 0)", "tickfont": {"color": "rgba(0, 0, 0, 1.000)", "family": "sans-serif", "size": 11}, "tickmode": "array", "ticks": "inside", "ticktext": ["0.6", "0.9", "1.2", "1.5", "1.8"], "tickvals": [0.6, 0.9, 1.2, 1.5, 1.8], "title": "", "titlefont": {"color": "rgba(0, 0, 0, 1.000)", "family": "sans-serif", "size": 15}, "type": "-", "visible": true, "zeroline": false, "zerolinecolor": "rgba(0, 0, 0, 1.000)"}, "yaxis": {"anchor": "x1", "domain": [0.07699, 0.9022], "gridcolor": "rgba(0, 0, 0, 0.100)", "gridwidth": 0.5, "linecolor": "rgba(0, 0, 0, 1.000)", "mirror": true, "range": [-1, 84], "showgrid": true, "showline": true, "showticklabels": true, "tickangle": 0, "tickcolor": "rgb(0, 0, 0)", "tickfont": {"color": "rgba(0, 0, 0, 1.000)", "family": "sans-serif", "size": 11}, "tickmode": "array", "ticks": "inside", "ticktext": [], "tickvals": [], "title": "", "titlefont": {"color": "rgba(0, 0, 0, 1.000)", "family": "sans-serif", "size": 15}, "type": "-", "visible": true, "zeroline": false, "zerolinecolor": "rgba(0, 0, 0, 1.000)"}}}
